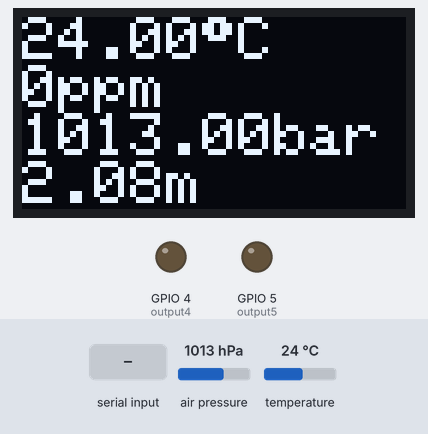
The sketch below on a simulated ESP8266 (NodeMCU). Shown: 128×64 one-colour display, output pins drawn as LEDs (lit = HIGH). Inputs (shaded band) come from the test bench; at power-on: air pressure 1013 hPa, temperature 24 °C. The display library's start-up logo is not drawn; what the sketch prints to the serial monitor is not drawn.

Above: at 1.6 s.
1.7 s: air pressure set to 952 hPa
At 3.0 s:
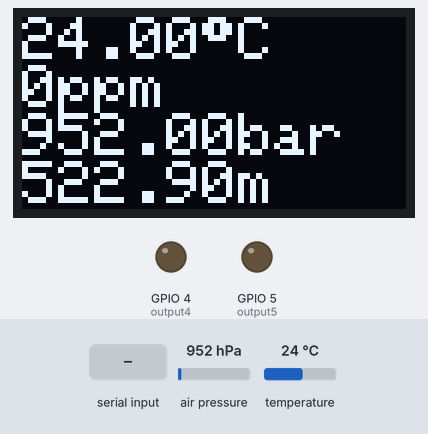
3.5 s: "TEMPERATURE" received over Serial
At 4.6 s:
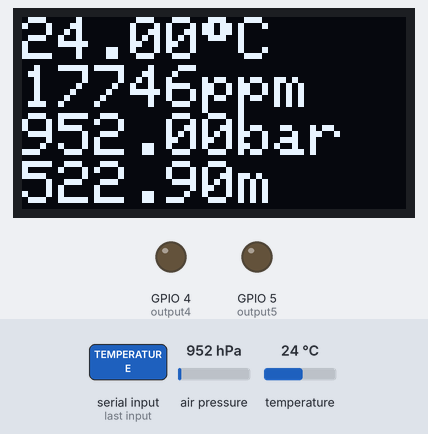
5.5 s: temperature set to 12 °C
At 7.2 s:
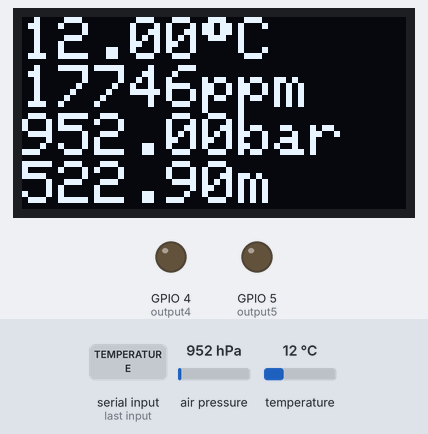
7.5 s: air pressure set to 975 hPa
At 9.0 s:
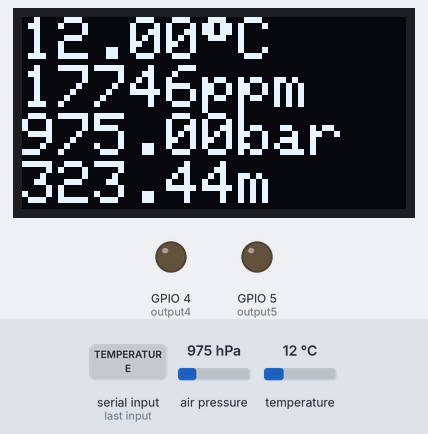
9.5 s: temperature set to 19 °C
At 10.6 s:
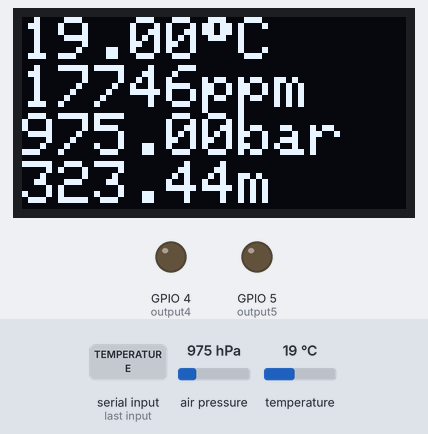
Timing chart, 0 to 12.5 s (numbered marks = the images above; inputs shaded):
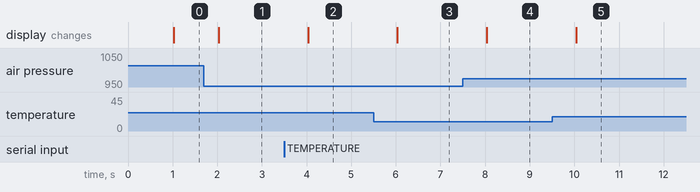

The sketch:

esp8266-co2-monitor.ino
```cpp
// Load Wi-Fi library
#include <ESP8266WiFi.h>

#include <Adafruit_BMP280.h>
#include <SPI.h>
#include <Wire.h>
#include <Adafruit_GFX.h>
#include <Adafruit_SSD1306.h>


#include <Hash.h>
#include <ESPAsyncTCP.h>
#include <ESPAsyncWebServer.h>


// Replace with your network credentials
const char* ssid = "AirTech";
const char* password = "12345678";


unsigned long ms_from_start =0;
unsigned long ms_previous  = 0;
unsigned long interval=1000;


Adafruit_BMP280 bmp;
// HardwareSerial SerialPort(2);

int packate[9];
int pi = 0;

#define SCREEN_WIDTH 128     // OLED display width, in pixels
#define SCREEN_HEIGHT 64     // OLED display height, in pixels
#define OLED_RESET -1        // Reset pin # (or -1 if sharing Arduino reset pin)
#define SCREEN_ADDRESS 0x3C  ///< See datasheet for Address; 0x3D for 128x64, 0x3C for 128x32
Adafruit_SSD1306 display(SCREEN_WIDTH, SCREEN_HEIGHT, &Wire, OLED_RESET);

//Sensor Values
double temperature;
float pressure;
float altitude;
int co2;

// Set web server port number to 80
AsyncWebServer server(80);

// Variable to store the HTTP request
String header;

// Auxiliar variables to store the current output state
String output5State = "off";
String output4State = "off";

// Assign output variables to GPIO pins
const int output5 = 5;
const int output4 = 4;

// Current time
unsigned long currentTime = millis();
// Previous time
unsigned long previousTime = 0;
// Define timeout time in milliseconds (example: 2000ms = 2s)
const long timeoutTime = 2000;


void BMP280() {
  temperature = bmp.readTemperature();
  pressure = bmp.readPressure() / 100;
  altitude = bmp.readAltitude();
}

void requestCO2() {
  // Serial.println("request");
  Serial.write(0x01);
}

void readCO2() {
  if (Serial.available())
  {
    int data = Serial.read();
    if (pi < 9) {
        packate[pi] = data;
    } else {
      pi = 0;
      co2 = packate[4]*256+packate[5];
    }
    pi++;

  }
}


void updpateDisplay() {
  // Serial.println("updating Display");
  display.clearDisplay();
  display.setTextSize(2);               // Normal 1:1 pixel scale
  display.setTextColor(1);  // Draw white text
  display.setCursor(0, 0);              // Start at top-left corner           // Start at top-left corner
  display.print(temperature);
  display.print((char)247);
  display.println("C");
  display.print(co2);
  display.println("ppm");
  display.print(pressure);
  display.println("bar");
  display.print(altitude);
  display.println("m");
  display.display();
}

const char index_html[] PROGMEM = R"rawliteral(
<!DOCTYPE HTML><html>
<head>
  <meta name="viewport" content="width=device-width, initial-scale=1">
  <style>
    html {
     font-family: Arial;
     display: inline-block;
     margin: 0px auto;
     text-align: center;
    }
    h2 { font-size: 3.0rem; }
    p { font-size: 3.0rem; }
    .units { font-size: 1.2rem; }
    .value { font-size: 3.0rem; }
    .dht-labels{
      font-size: 1.5rem;
      vertical-align:middle;
      padding-bottom: 15px;
    }
  </style>
</head>
<body>
  <h2>AirTech</h2>
  <p>
    <span class="dht-labels">Temperature</span>
    <div><span id="temperature" class="value">%TEMPERATURE%</span><sup class="units">&deg;C</sup></div>
  </p>
  <p>
    <span class="dht-labels">Co2</span>
    <div><span id="co2" class="value">%CO2%</span><sub class="units">ppm</sub></div>
  </p>
  <p>
    <span class="dht-labels">Atmospheric Pressure</span>
    <div><span id="ap" class="value">%AP%</span><sub class="units">bar</sub></div>
  </p>
</body>
<script>
setInterval(function ( ) {
  var xhttp = new XMLHttpRequest();
  xhttp.onreadystatechange = function() {
    if (this.readyState == 4 && this.status == 200) {
      document.getElementById("temperature").innerHTML = this.responseText;
    }
  };
  xhttp.open("GET", "/temperature", true);
  xhttp.send();
}, 1000 ) ;

setInterval(function ( ) {
  var xhttp = new XMLHttpRequest();
  xhttp.onreadystatechange = function() {
    if (this.readyState == 4 && this.status == 200) {
      document.getElementById("co2").innerHTML = this.responseText;
    }
  };
  xhttp.open("GET", "/co2", true);
  xhttp.send();
}, 1000 ) ;

setInterval(function ( ) {
  var xhttp = new XMLHttpRequest();
  xhttp.onreadystatechange = function() {
    if (this.readyState == 4 && this.status == 200) {
      document.getElementById("ap").innerHTML = this.responseText;
    }
  };
  xhttp.open("GET", "/ap", true);
  xhttp.send();
}, 1000 ) ;
</script>
</html>)rawliteral";

// Replaces placeholder with DHT values
String processor(const String& var){
  //Serial.println(var);
  if(var == "TEMPERATURE"){
    return String(temperature);
  }
  else if(var == "CO2"){
    return String(co2);
  }
  else if(var == "AP"){
    return String(pressure);
  }
  return String();
}

void setup() {
  Serial.begin(1200);

  // Initialize the output variables as outputs
  pinMode(output5, OUTPUT);
  pinMode(output4, OUTPUT);
  // Set outputs to LOW
  digitalWrite(output5, LOW);
  digitalWrite(output4, LOW);

  WiFi.softAP(ssid, password);

  // Route for root / web page
  server.on("/", HTTP_GET, [](AsyncWebServerRequest *request){
    request->send_P(200, "text/html", index_html, processor);
  });
  server.on("/temperature", HTTP_GET, [](AsyncWebServerRequest *request){
    request->send_P(200, "text/plain", String(temperature).c_str());
  });
  server.on("/co2", HTTP_GET, [](AsyncWebServerRequest *request){
    request->send_P(200, "text/plain", String(co2).c_str());
  });
  server.on("/ap", HTTP_GET, [](AsyncWebServerRequest *request){
    request->send_P(200, "text/plain", String(pressure).c_str());
  });

  // Start server
  server.begin();

  if (!display.begin(SSD1306_SWITCHCAPVCC, SCREEN_ADDRESS)) {
    // Serial.println(F("SSD1306 allocation failed"));
  }
  display.display();

  if (!bmp.begin(0x76)) {
    // Serial.println(F("BMP communication failed"));
  }
  bmp.setSampling(Adafruit_BMP280::MODE_NORMAL,     /* Operating Mode. */
                  Adafruit_BMP280::SAMPLING_X2,     /* Temp. oversampling */
                  Adafruit_BMP280::SAMPLING_X16,    /* Pressure oversampling */
                  Adafruit_BMP280::FILTER_X16,      /* Filtering. */
                  Adafruit_BMP280::STANDBY_MS_500); /* Standby time. */

}

void loop() {
  ms_from_start  = millis();

  readCO2();


  if (ms_from_start-ms_previous> interval){
    ms_previous=ms_from_start;
    BMP280();
    requestCO2();
    updpateDisplay();
  }
}
```

Measured:
- after the input at 1.7 s, the display: changes after 0.33 s (image 1)
- after the input at 3.5 s, the display: changes after 0.53 s (image 2)
- after the input at 5.5 s, the display: changes after 0.54 s (image 3)
- after the input at 7.5 s, the display: changes after 0.54 s (image 4)
- after the input at 9.5 s, the display: changes after 0.54 s (image 5)
